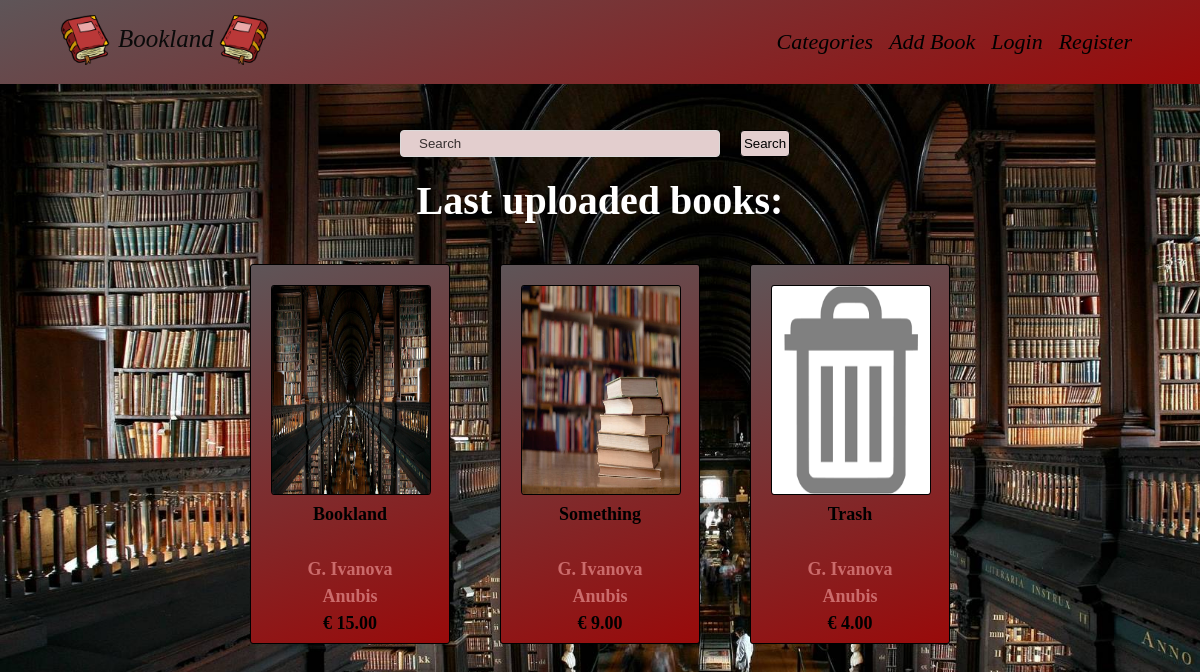
The page / on the database its author committed.
### Bookland/books/models.py (models this page shows)
class Book(models.Model):
    MIN_PRICE = 1
    CONDITION = (
        ('', '-------'),
        ('Perfect', 'Perfect'),
        ('Good', 'Good'),
        ('Not very good', 'Not very good'),
    )
    book_photo = models.ImageField(
        upload_to='mediafiles/book_photos/',
        null=False,
        blank=False,
    )
    title = models.CharField(
        max_length=100,
        null=False,
        blank=False,
    )
    author = models.CharField(
        max_length=100,
        null=False,
        blank=False,
    )
    publisher = models.CharField(
        max_length=100,
        null=True,
        blank=True,
    )
    description = models.TextField(
        null=False,
        blank=False,
    )
    category = models.CharField(
        max_length=100,
        default='uncategorized',
    )
    condition = models.CharField(
        max_length=13,
        choices=CONDITION,
        default='',
        blank=True,
    )
    price = models.FloatField(
        null=False,
        blank=False,
        validators=(
            validators.MinValueValidator(MIN_PRICE),
        ),
    )
    user = models.ForeignKey(
        UserModel,
        on_delete=models.DO_NOTHING,
    )
    upload_date = models.DateTimeField(
        default=timezone.now,
    )

### Bookland/common/views.py (the view)
# urls.py: path('', IndexView.as_view(), name='index'),
class IndexView(TemplateView):
    template_name = 'common/index.html'
    def get_context_data(self, **kwargs):
        last_3_books = Book.objects.order_by('-upload_date')[:3]
        cat_menu = [
            'Romance', 'Fantasy', 'Criminal',
            'Historical novel', 'Thriller', 'Science fiction',
            'Poetry', 'Health',
            'Psychology', 'Esoteric', 'Home, Family, Hobby',
            'Children\'s literature', 'Other',
        ]
        context = super().get_context_data(**kwargs)
        context['cat_menu'] = cat_menu
        context['last_3_books'] = last_3_books
        return context

### Bookland/common/context_processors.py (called while the page is built)
def dropdown_categories(request):
    cat_menu = [
        'Romance', 'Fantasy', 'Criminal',
        'Historical novel', 'Thriller', 'Science fiction',
        'Poetry', 'Health',
        'Psychology', 'Esoteric', 'Home, Family, Hobby',
        'Children\'s literature', 'Other',
    ]
    return {'cat_menu': cat_menu}

### templates/common/index.html (shortened to what this page needs)
{% extends 'base/base.html' %}
{% load static %}
{% block content %}
    <div class="content-wrapper">
        <div class="searchbar">
            <form class="searchbar" method="post" action="{% url 'search' %}" role="search"
                  style="display: flex; margin-top: 130px; width: 400px; gap: 20px;">
                <input type="search" placeholder="Search" aria-label="Search" name="searched">
                <button type="submit">Search</button>
            </form>
        </div>
        <div>
            {% if last_3_books %}
                <div>
                    <h1 class="text-index">Last uploaded books:</h1>
                </div>
                <div style=" margin-top: 20px; ">
                    {% for book in last_3_books %}
                        <div class="catalogue-book-card">
                            <div class="book_img">
                                <a href="{% url 'book details' book_pk=book.pk %}">
                                <img src="{{ book.book_photo.url }}"
                                     alt="{{ book.title }}"></a>
                            </div>
                            <div class="card-text">
                                <div>
                                    <a href="{% url 'book details' book_pk=book.pk %}" style="height: 50px;">{{ book.title|truncatechars:40 }}</a>
                                </div>
                                <div>
                                    <a href="{% url 'author books' author_name=book.author %}" style="color: #cb6b6b" >{{ book.author|truncatechars:20 }}</a>
                                </div>
                                <div>
                                    <h1>{{ book.publisher|truncatechars:20 }}</h1>
                                </div>
                                <div>
                                    <h2>€ {{ book.price|floatformat:'2g' }}</h2>
                                </div>
                            </div>
                        </div>
                    {% endfor %}
                </div>
            {% endif %}
        </div>
    </div>
{% endblock %}

### static/css/home.css (style rules this page uses)
* { margin: 0; padding: 0; box-sizing: border-box; }
body { margin: 0; padding: 0; background: linear-gradient(rgba(0, 0, 0, 0.76), rgba(0, 0, 0, 0.5)), url('/static/images/2964941.jpg'); background-size: cover; background-repeat: no-repeat; background-attachment: fixed; font-family: cursive; min-height: 100vh; justify-content: center; }
.content-wrapper { display: flex; flex-direction: column; align-items: center; }
.catalogue-book-card { min-width: 200px; background-image: linear-gradient(160deg, #5E5558 0%, #990a0a 100%); backdrop-filter: blur(10px); -webkit-backdrop-filter: blur(10px); border-radius: 3px; border: 1px solid black; padding: 50px; margin-left: 25px; background-position: right 35% bottom 45%; box-sizing: border-box; width: 165px; height: 380px; margin-right: 25px; float: left; margin-bottom: 20px; margin-top: 20px; }
.searchbar { text-align: end; }
.searchbar input { background-color: rgb(227, 206, 206); width: 80%; padding: 5px 5px 5px 0; text-indent: 18px; outline: none; border: 1px solid rgb(218, 217, 217); border-radius: 4px; }
.searchbar button { background-color: rgb(227, 206, 206); background-repeat: no-repeat; border: 1px solid black; cursor: pointer; overflow: hidden; outline: none; border-radius: 4px; width: 50px; }
.searchbar input::placeholder { font-weight: lighter; color: rgb(54, 47, 47); }
.text-index { text-align: center; color: white; font-size: 40px; margin-top: 20px; }
a { text-decoration: none; }

### static/css/book.css (style rules this page uses)
.book_img img { width: 160px; height: 210px; display: inline-block; border-radius: 2%; border: 1px solid black; overflow: hidden; position: relative; text-align: center; margin-left: -30px; margin-top: -30px; }
.card-text { display: flex; flex-direction: column; padding: 10px; margin-top: -5px; align-items: center; }
.card-text a { display: flex; flex-direction: column; align-items: center; }
.card-text h2, .card-text a, .card-text h1 { height: 22px; width: 200px; overflow: hidden; text-overflow: ellipsis; text-align: center; font-size: 18px; font-weight: bold; margin-left: -50px; margin-right: -50px; margin-bottom: 5px; font-family: "Times New Roman", cursive; }
.card-text a, .card-text h2 { color: black; }
.card-text h1 { color: #cb6b6b; }

### templates/common/index.html (style rules this page uses)
body { background-image: url('static/images/2964941.jpg'); background-size: cover; background-repeat: no-repeat; }

### rows shown on the page
Book: book_photo (picture), title "Bookland", author "G. Ivanova", publisher "Anubis", price "15.00"
Book: book_photo (picture), title "Something", author "G. Ivanova", publisher "Anubis", price "9.00"
Book: book_photo (picture), title "Trash", author "G. Ivanova", publisher "Anubis", price "4.00"
